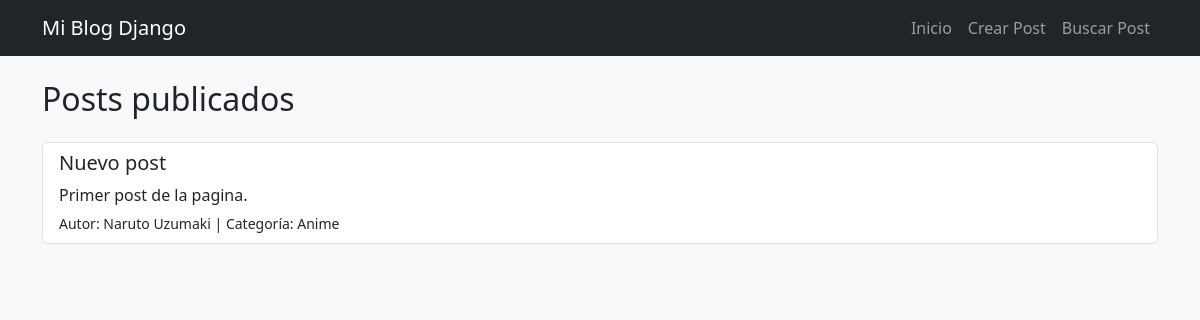
Before: / with the older database file.
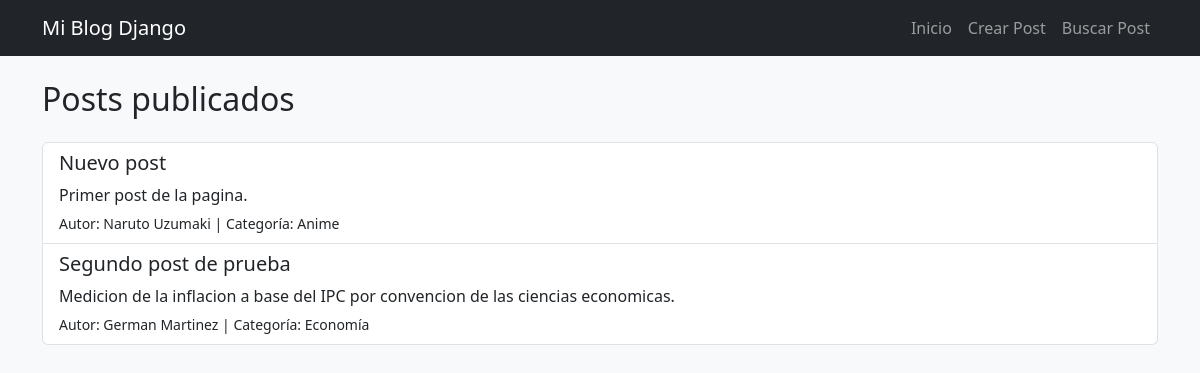
After: the same page with the newer database file.
### blog/models.py (models this page shows, shortened)
class Post(models.Model):
    titulo = models.CharField(max_length=200)
    contenido = models.TextField()
    autor = models.ForeignKey(Autor, on_delete=models.CASCADE)
    categoria = models.ForeignKey(Categoria, on_delete=models.CASCADE)

class Autor(models.Model):
    nombre = models.CharField(max_length=100)
    email = models.EmailField()
    def __str__(self):
        return self.nombre

class Categoria(models.Model):
    nombre = models.CharField(max_length=50)
    def __str__(self):
        return self.nombre

### blog/views.py (the view)
# urls.py: path('', inicio, name='inicio'),
def inicio(request):
    posts = Post.objects.all()
    return render(request, 'inicio.html', {'posts': posts})

### templates/inicio.html
{% extends 'base.html' %}
{% block contenido %}
<h2 class="mb-4">Posts publicados</h2>
{% if posts %}
    <div class="list-group">
        {% for post in posts %}
            <div class="list-group-item">
                <h5>{{ post.titulo }}</h5>
                <p class="mb-1">{{ post.contenido|truncatewords:20 }}</p>
                <small>
                    Autor: {{ post.autor }} |
                    Categoría: {{ post.categoria }}
                </small>
            </div>
        {% endfor %}
    </div>
{% else %}
    <p>No hay posts todavía.</p>
{% endif %}
{% endblock %}

Changed rows visible on the page:
added Post: titulo "Segundo post de prueba", contenido "Medicion de la inflacion a base del IPC por convencion de las ciencias economicas.", autor "German Martinez", categoria "Economía"
